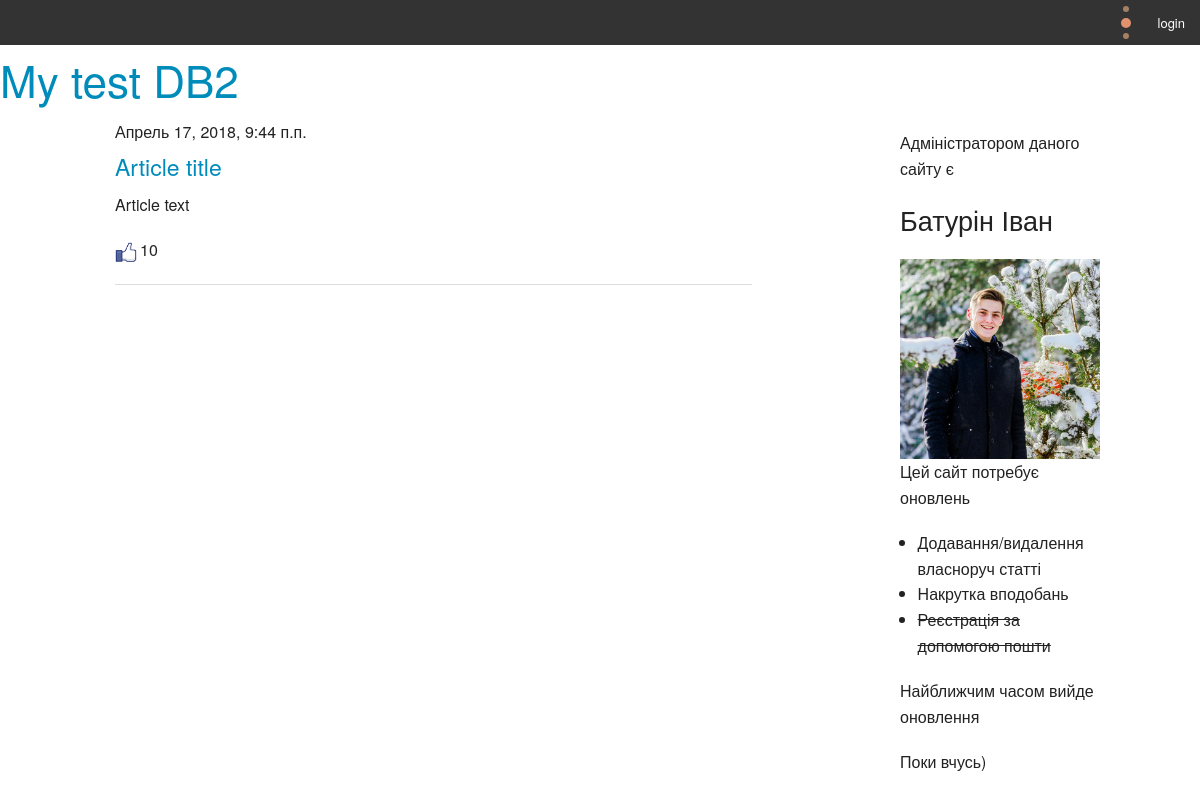
/articles/all/, run on an earlier commit of the app's database.
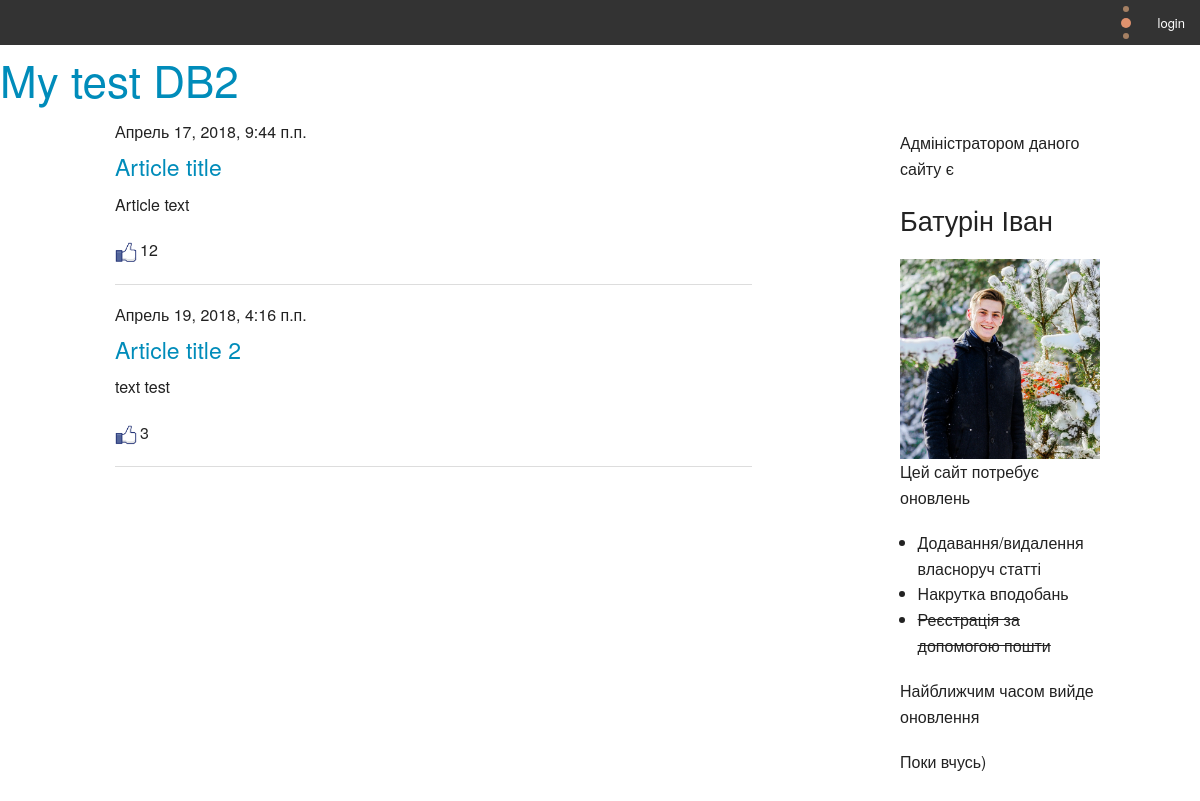
And on a later commit of the database.
### lesson/models.py (models this page shows)
class Article(models.Model):
    class Meta():
        db_table = "article"
    article_title = models.CharField(max_length = 200)
    article_text = models.TextField()
    article_date = models.DateTimeField()
    article_likes = models.IntegerField(default = 0)

### lesson/views.py (the view)
# urls.py: path('articles/all/', views.articles),
def articles(request):
    return render(request, 'articles.html', {'articles':Article.objects.all(), 'username':auth.get_user(request).username})

### lesson/templates/articles.html
{% extends 'main.html' %}
{% load staticfiles %}
{% block article %}
    <div class="information">
        <p>Адміністратором даного сайту є <h3>Батурін Іван</h3></p>
        <img src="{% static 'image2.jpg' %}" width = '200px' heigth = '200px'>
        <p>Цей сайт потребує оновлень</p>
        <ul>
            <li>Додавання/видалення власноруч статті</li>
            <li>Накрутка вподобань</li>
            <li><strike>Реєстрація за допомогою пошти</strike></li>
        </ul>
    <p>Найближчим часом вийде оновлення</p>
        <p>Поки вчусь)</p>
    </div>
    <div class="large-8 columns">
{% for article in articles %}
    <h6>{{ article.article_date }}</h6>
    <h4><a href="/article/get/{{ article.id }}/">{{ article.article_title }}</a></h4>
    <p>{{ article.article_text }}</p>
    <p><a href="/article/addlike/{{ article.id }}/"><img src="{% static 'image.jpg' %}" width = '25px' heigth = '25px'></a>{{ article.article_likes }}</p>
    <hr>
{% endfor %}
{% endblock %}

### templates/main.html (shortened to what this page needs)
{% load staticfiles %}
<!DOCTYPE html>
<html lang="en">
<head>
    <link rel="stylesheet" type="text/css" href="{% static 'static/css/foundation.css' %}">
</head>
<body>
<div class="top-bar">
    <section class="top-bar-section">
        <ul class="right">
            {% if username %}
                <li><a href="/auth/logout/">logout ({{ username }})</a></li>
            {% else %}
                <li><a href="/auth/login/">login</a></li>
            {% endif %}
        </ul>
    </section>
</div>
<h1><a href='/'>My test DB2</a></h1>
<div class="row">
{% block article %}{% endblock %}
</div>
</body>
</html>

### templates/main.html (style rules this page uses)
.right { list-style: none; background: #EEE3DB; margin: 0; padding-left: 40px; border-radius: 5px; }
.right li { text-transform: uppercase; font-family: 'Montserrat', sans-serif; line-height: 40px; border-bottom: 1px solid #D4D7D6; position: relative; }
.right a { text-decoration: none; color: #464643; display: block; line-height: 40px; position: relative; }
.right a:before { content:""; position: absolute; left: -20px; top: 6px; width: 6px; height: 6px; border-radius: 50%; background: #A58063; }
.right li:last-child { border-bottom: none; }
.right li:before, .right li:after { content:""; position: absolute; border-radius: 50%; }
.right li:before { top: calc(50% - 5px); background: #E0926E; left: -22px; width: 10px; height: 10px; transition: 0.5s linear; }
.right li:after { bottom: 6px; left: -20px; width: 6px; height: 6px; background: #A58063; }
.information { position: absolute; right: 0; top: 30px; width: 400px; font-size: 90%; padding: 100px; padding-bottom: 35px; }

What changed in the data, as far as the page shows it:
changed Article "Article title": article_likes "10" → "12"
added Article: article_date "Апрель 19, 2018, 4:16 п.п.", article_title "Article title 2", article_text "text test", article_likes "3"
